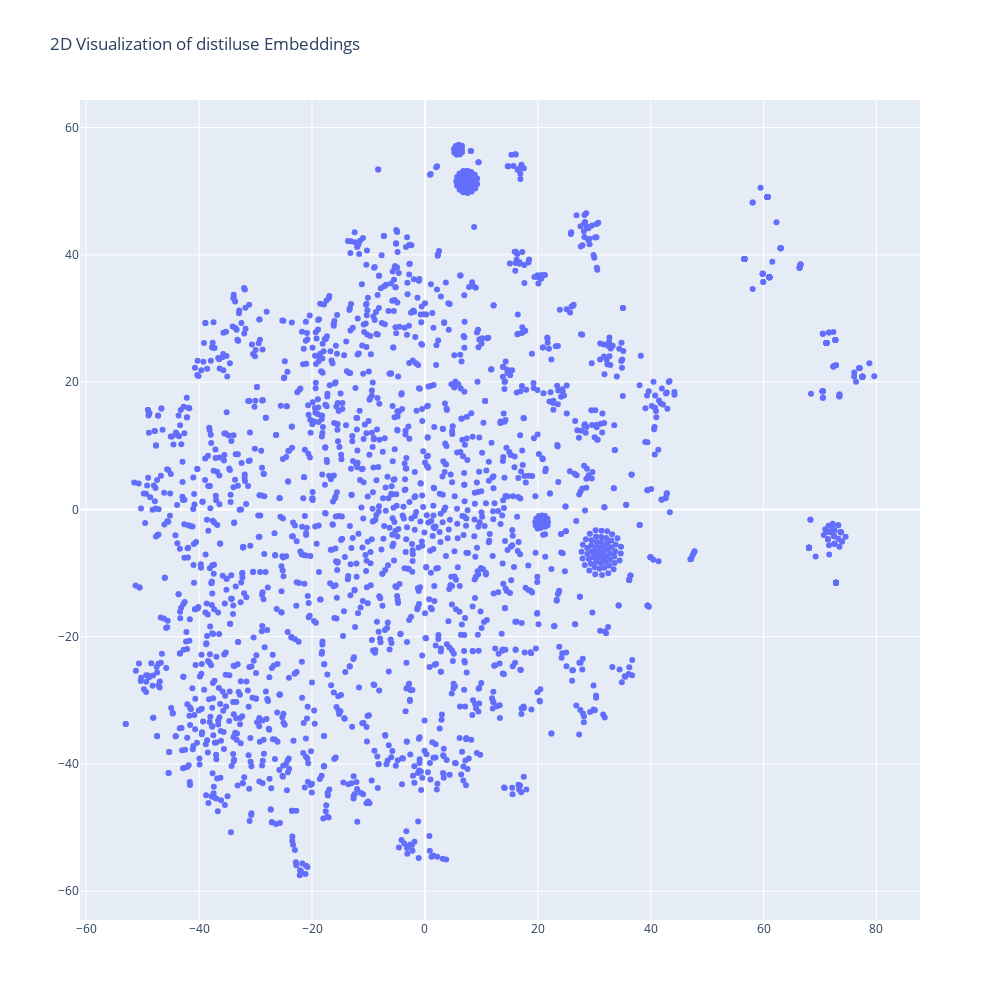

The notebook cell this image was saved under:
### Code cell
x_vals = embeddings_2d[:, 0]
y_vals = embeddings_2d[:, 1]


fig = go.Figure()
fig.add_trace(go.Scatter(
    x=x_vals,
    y=y_vals,

    mode="markers+text",
    hovertext=format_paras,
    textposition="top center",
))
fig.update_layout(
        width=1000,
    height=1000,
    title="2D Visualization of distiluse Embeddings",

    showlegend=False
)
fig.show()

### Figure 1 — Plotly figure (JSON) as saved in the notebook; plotly's stock layout.template omitted (floating-point values rounded to 4 significant figures; data arrays with more than 128 entries replaced by an {"elided": "..."} marker saying what was removed)
{"data": [{"hovertext": {"elided": "2307 str values"}, "mode": "markers+text", "textposition": "top center", "type": "scatter", "x": {"elided": "2307 float values"}, "y": {"elided": "2307 float values"}}], "layout": {"dragmode": "zoom", "height": 1000, "showlegend": false, "title": {"text": "2D Visualization of distiluse Embeddings"}, "width": 1000, "xaxis": {"autorange": true, "range": [-61.11, 87.72], "type": "linear"}, "yaxis": {"autorange": true, "range": [-64.51, 64.32], "type": "linear"}}}
